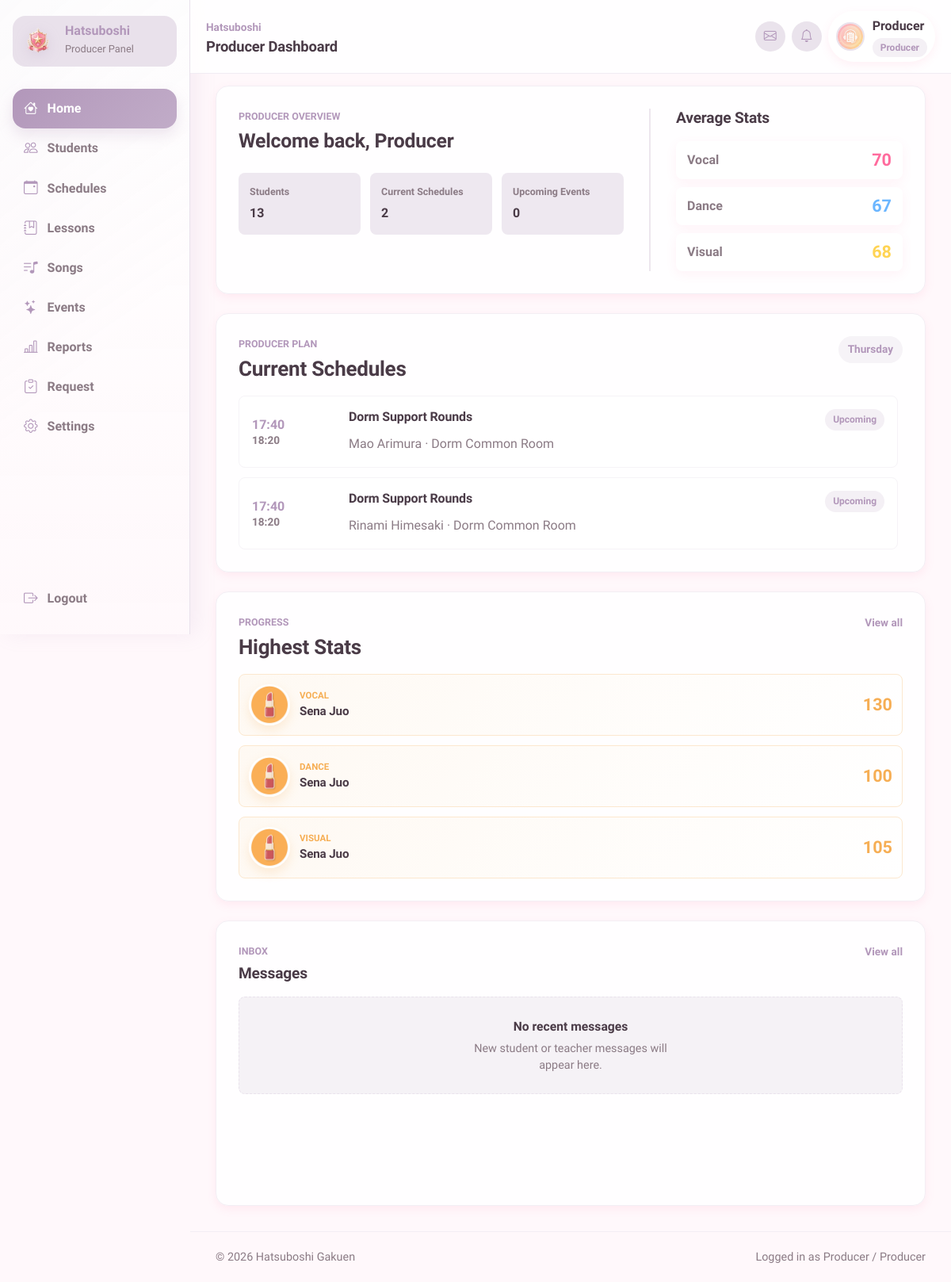
The page /producer/dashboard.php (signed in) on the database its author committed.
### tables this page shows
CREATE TABLE `users` (
  `id` int(11) NOT NULL,
  `username` varchar(50) NOT NULL,
  `password` varchar(255) NOT NULL,
  `role` enum('admin','producer','teacher','student') NOT NULL,
  `avatar` varchar(255) DEFAULT NULL,
  `is_active` tinyint(1) NOT NULL DEFAULT 1,
  `created_at` datetime NOT NULL DEFAULT current_timestamp(),
  `updated_at` datetime NOT NULL DEFAULT current_timestamp() ON UPDATE current_timestamp(),
  `last_login` datetime DEFAULT NULL,
  `theme_primary_color` varchar(20) DEFAULT '#FF6B9D',
  `theme_secondary_color` varchar(20) DEFAULT '#FFB3D1'
);

CREATE TABLE `recurring_schedules` (
  `id` int(11) NOT NULL,
  `student_id` int(11) NOT NULL,
  `weekday` tinyint(4) NOT NULL,
  `activity_type` varchar(50) NOT NULL,
  `title` varchar(100) NOT NULL,
  `description` text DEFAULT NULL,
  `start_time` time NOT NULL,
  `end_time` time NOT NULL,
  `location` varchar(100) DEFAULT NULL,
  `created_by` int(11) DEFAULT NULL,
  `is_active` tinyint(1) NOT NULL DEFAULT 1,
  `created_at` datetime NOT NULL DEFAULT current_timestamp(),
  `updated_at` datetime NOT NULL DEFAULT current_timestamp() ON UPDATE current_timestamp()
);

CREATE TABLE `students` (
  `id` int(11) NOT NULL,
  `user_id` int(11) NOT NULL,
  `name` varchar(100) NOT NULL,
  `name_jp` varchar(100) DEFAULT NULL,
  `birthday` date DEFAULT NULL,
  `zodiac` varchar(30) DEFAULT NULL,
  `blood_type` char(2) DEFAULT NULL,
  `height` int(11) DEFAULT NULL,
  `weight` int(11) DEFAULT NULL,
  `three_size` varchar(20) DEFAULT NULL,
  `hometown` varchar(50) DEFAULT NULL,
  `hobbies` text DEFAULT NULL,
  `special_skill` text DEFAULT NULL,
  `school_year` varchar(20) DEFAULT NULL,
  `rank` varchar(10) GENERATED ALWAYS AS (case when (`vocal` + `dance` + `visual`) * 2.3 >= 35000 then 'S5' when (`vocal` + `dance` + `visual`) * 2.3 >= 26000 then 'S4' when (`vocal` + `dance` + `visual`) * 2.3 >= 23000 then 'SSS+' when (`vocal` + `dance` + `visual`) * 2.3 >= 20000 then 'SSS' when (`vocal` + `dance` + `visual`) * 2.3 >= 16000 then 'SS' when (`vocal` + `dance` + `visual`) * 2.3 >= 14500 then 'S+' when (`vocal` + `dance` + `visual`) * 2.3 >= 13000 then 'S' when (`vocal` + `dance` + `visual`) * 2.3 >= 12000 then 'A+' when (`vocal` + `dance` + `visual`) * 2.3 >= 11000 then 'A' when (`vocal` + `dance` + `visual`) * 2.3 >= 10000 then 'B+' when (`vocal` + `dance` + `visual`) * 2.3 >= 9000 then 'B' when (`vocal` + `dance` + `visual`) * 2.3 >= 7500 then 'C+' when (`vocal` + `dance` + `visual`) * 2.3 >= 6500 then 'C' when (`vocal` + `dance` + `visual`) * 2.3 >= 5000 then 'D' when (`vocal` + `dance` + `visual`) * 2.3 >= 3000 then 'E' else 'Debut' end) STORED,
  `vocal` int(11) NOT NULL DEFAULT 0,
  `dance` int(11) NOT NULL DEFAULT 0,
  `visual` int(11) NOT NULL DEFAULT 0,
  `bio` text DEFAULT NULL,
  `producer_id` int(11) DEFAULT NULL,
  `producer_status` enum('active','removal_pending','released','unassigned') DEFAULT 'unassigned',
  `created_at` datetime NOT NULL DEFAULT current_timestamp(),
  `updated_at` datetime NOT NULL DEFAULT current_timestamp() ON UPDATE current_timestamp()
);

### producer/dashboard.php (the view, shortened to what this page needs)
<?php
require_once '../config/database.php';
$stmt = $pdo->prepare(
    'SELECT id, username, theme_primary_color, theme_secondary_color
     FROM users
     WHERE id = ?
       AND role = ?
     LIMIT 1'
);
$stmt->execute([$_SESSION['id'], 'producer']);
$producer = $stmt->fetch();
$weekday = (int) date('N');
$producer_id = (int) $producer['id'];
$student_count_stmt = $pdo->prepare('SELECT COUNT(*) FROM students WHERE producer_id = ?');
$student_count_stmt->execute([$producer_id]);
$dashboard_counts = [
    'students' => (int) $student_count_stmt->fetchColumn(),
    'current_schedules' => 0,
    'upcoming_events' => (int) $pdo->query('SELECT COUNT(*) FROM events WHERE date >= NOW()')->fetchColumn(),
];
$average_stmt = $pdo->prepare(
    'SELECT
        COALESCE(ROUND(AVG(vocal)), 0) AS vocal,
        COALESCE(ROUND(AVG(dance)), 0) AS dance,
        COALESCE(ROUND(AVG(visual)), 0) AS visual
     FROM students
     WHERE producer_id = ?'
);
$average_stmt->execute([$producer_id]);
$average_stats = $average_stmt->fetch() ?: ['vocal' => 0, 'dance' => 0, 'visual' => 0];
$schedule_stmt = $pdo->prepare(
    'SELECT
        rs.activity_type,
        rs.title,
        rs.start_time,
        rs.end_time,
        rs.location,
        s.name AS student_name
     FROM recurring_schedules rs
     INNER JOIN students s ON s.id = rs.student_id
     WHERE rs.weekday = ?
       AND rs.is_active = 1
       AND rs.start_time <= CURTIME()
       AND rs.end_time >= CURTIME()
       AND s.producer_id = ?
     ORDER BY rs.start_time, s.name'
);
$schedule_stmt->execute([$weekday, $producer_id]);
$current_schedules = $schedule_stmt->fetchAll();
$dashboard_counts['current_schedules'] = count($current_schedules);
$top_students = [];
$stat_labels = [
    'vocal' => 'Vocal',
    'dance' => 'Dance',
    'visual' => 'Visual',
];
foreach ($stat_labels as $stat_key => $stat_label) {
    $top_stat_stmt = $pdo->prepare(
        'SELECT
            s.name,
            s.' . $stat_key . ' AS stat_value,
            u.avatar,
            u.theme_primary_color,
            u.theme_secondary_color
         FROM students s
         INNER JOIN users u ON u.id = s.user_id
         WHERE s.producer_id = ?
         ORDER BY ' . $stat_key . ' DESC, name ASC
         LIMIT 1'
    );
    $top_stat_stmt->execute([$producer_id]);
    $top_stat_student = $top_stat_stmt->fetch();
    if ($top_stat_student) {
        $top_students[] = [
            'stat_key' => $stat_key,
            'stat_label' => $stat_label,
            'name' => $top_stat_student['name'],
            'stat_value' => (int) $top_stat_student['stat_value'],
            'avatar' => $top_stat_student['avatar'] ?? '',
            'theme_primary_color' => $top_stat_student['theme_primary_color'] ?: '#FF6B9D',
            'theme_secondary_color' => $top_stat_student['theme_secondary_color'] ?: '#FFB3D1',
        ];
    }
}
$recent_messages = get_recent_conversation_previews($pdo, (int) $_SESSION['id']);
require_once '../includes/header.php';
require_once '../includes/sidebar.php';
?>
<main class="dashboard-main">
    <section class="dashboard-hero">
        <div class="student-info">
            <p class="dashboard-eyebrow">Producer Overview</p>
            <h2>
                Welcome back,
                <?= htmlspecialchars($producer['username'] ?? 'Producer', ENT_QUOTES, 'UTF-8') ?>
            </h2>
            <dl class="student-details">
                <div>
                    <dt>Students</dt>
                    <dd><?= (int) $dashboard_counts['students'] ?></dd>
                </div>
                <div>
                    <dt>Current Schedules</dt>
                    <dd><?= (int) $dashboard_counts['current_schedules'] ?></dd>
                </div>
                <div>
                    <dt>Upcoming Events</dt>
                    <dd><?= (int) $dashboard_counts['upcoming_events'] ?></dd>
                </div>
            </dl>
        </div>
        <aside class="current-stats">
            <h2>Average Stats</h2>
            <div class="stat-row vocal">
                <span>Vocal</span>
                <strong><?= (int) $average_stats['vocal'] ?></strong>
            </div>
            <div class="stat-row dance">
                <span>Dance</span>
                <strong><?= (int) $average_stats['dance'] ?></strong>
            </div>
            <div class="stat-row visual">
                <span>Visual</span>
                <strong><?= (int) $average_stats['visual'] ?></strong>
            </div>
        </aside>
    </section>
    <div class="dashboard-grid">
        <section class="today-schedule">
            <div class="section-heading">
                <div>
                    <p class="dashboard-eyebrow">Producer Plan</p>
                    <h2>Current Schedules</h2>
                </div>
                <span><?= htmlspecialchars(date('l'), ENT_QUOTES, 'UTF-8') ?></span>
            </div>
            <?php if (empty($current_schedules)): ?>
            <div class="empty-dashboard-state">
                <strong>No current schedules</strong>
                <p>None of your students have fixed lessons or activities happening right now.</p>
            </div>
            <?php else: ?>
            <div class="schedule-list scrollable-schedule-list">
                <?php $current_time = date('H:i:s'); ?>
                <?php foreach ($current_schedules as $schedule): ?>
                <?php
                if ($schedule['end_time'] < $current_time) {
                    $schedule_status = 'Passed';
                } elseif ($schedule['start_time'] <= $current_time && $schedule['end_time'] >= $current_time) {
                    $schedule_status = 'Now';
                } else {
                    $schedule_status = 'Upcoming';
                }
                ?>
                <article class="schedule-item">
                    <time class="schedule-time">
                        <span><?= htmlspecialchars(substr($schedule['start_time'], 0, 5), ENT_QUOTES, 'UTF-8') ?></span>
                        <span><?= htmlspecialchars(substr($schedule['end_time'], 0, 5), ENT_QUOTES, 'UTF-8') ?></span>
                    </time>
                    <div class="schedule-content">
                        <div class="schedule-title-row">
                            <h3>
                                <?= htmlspecialchars($schedule['title'], ENT_QUOTES, 'UTF-8') ?>
                            </h3>
                            <span class="schedule-status <?= htmlspecialchars(strtolower($schedule_status), ENT_QUOTES, 'UTF-8') ?>">
                                <?= htmlspecialchars($schedule_status, ENT_QUOTES, 'UTF-8') ?>
                            </span>
                        </div>
                        <p>
                            <?= htmlspecialchars($schedule['student_name'], ENT_QUOTES, 'UTF-8') ?>
                            &middot;
                            <?= htmlspecialchars($schedule['location'] ?? 'No location', ENT_QUOTES, 'UTF-8') ?>
                        </p>
                    </div>
                </article>
                <?php endforeach; ?>
            </div>
            <?php endif; ?>
        </section>
        <aside class="dashboard-side-panel">
            <section class="stats-preview">
                <div class="section-heading">
                    <div>
                        <p class="dashboard-eyebrow">Progress</p>
                        <h2>Highest Stats</h2>
                    </div>
                    <a href="/gakumas-sms/producer/students.php" class="panel-link">View all</a>
                </div>
                <?php if (empty($top_students)): ?>
                <div class="empty-dashboard-state compact">
                    <strong>No students yet</strong>
                    <p>Add or assign students to start tracking their progress.</p>
                </div>
                <?php else: ?>
                <div class="schedule-list">
                    <?php foreach ($top_students as $student): ?>
                    <?php
                    $profile_avatar = trim((string) ($student['avatar'] ?? ''));
                    if ($profile_avatar !== '') {
                        $avatar_path = str_replace('\\', '/', $profile_avatar);
                        if (!str_starts_with($avatar_path, '/') && !preg_match('/^https?:\/\//i', $avatar_path)) {
                            $avatar_path = '/gakumas-sms/assets/images/avatars/idols/' . rawurlencode($avatar_path);
                        }
                    } else {
                        $avatar_path = '/gakumas-sms/assets/images/avatars/default.webp';
                    }
                    ?>
                    <article class="top-stat-card <?= htmlspecialchars($student['stat_key'], ENT_QUOTES, 'UTF-8') ?>"
                        style="--student-primary: <?= htmlspecialchars($student['theme_primary_color'], ENT_QUOTES, 'UTF-8') ?>; --student-secondary: <?= htmlspecialchars($student['theme_secondary_color'], ENT_QUOTES, 'UTF-8') ?>;">
                        <img src="<?= htmlspecialchars($avatar_path, ENT_QUOTES, 'UTF-8') ?>"
                            alt="<?= htmlspecialchars($student['name'], ENT_QUOTES, 'UTF-8') ?>" class="top-stat-avatar">
                        <div class="top-stat-content">
                            <span><?= htmlspecialchars($student['stat_label'], ENT_QUOTES, 'UTF-8') ?></span>
                            <h3><?= htmlspecialchars($student['name'], ENT_QUOTES, 'UTF-8') ?></h3>
                        </div>
                        <strong><?= (int) $student['stat_value'] ?></strong>
                    </article>
                    <?php endforeach; ?>
                </div>
                <?php endif; ?>
            </section>
            <section class="messages-preview">
                <div class="section-heading">
                    <div>
                        <p class="dashboard-eyebrow">Inbox</p>
                        <h2>Messages</h2>
                    </div>
                    <a href="/gakumas-sms/messages/inbox.php" class="panel-link">View all</a>
                </div>
                <?php if (empty($recent_messages)): ?>
                <div class="empty-dashboard-state compact">
                    <strong>No recent messages</strong>
                    <p>New student or teacher messages will appear here.</p>
                </div>
                <?php endif; ?>
            </section>
        </aside>
    </div>
</main>
<?php require_once '../includes/footer.php'; ?>

### rows shown on the page
users: username "Producer"
recurring_schedules: start_time "17:40", end_time "18:20", title "Dorm Support Rounds", schedule_status "Upcoming", student.name "Mao Arimura", location "Dorm Common Room"
recurring_schedules: start_time "17:40", end_time "18:20", title "Dorm Support Rounds", schedule_status "Upcoming", student.name "Rinami Himesaki", location "Dorm Common Room"
students: user+name (picture), stat_label "VOCAL", name "Sena Juo", vocal "130", stat_label "DANCE", dance "100", stat_label "VISUAL", visual "105"

### other values the page prints
$page_title "Producer Dashboard"
$username "Producer"
$role_label "Producer"
$panel_label "Producer Panel"
$item['label'] "Home"
$item['label'] "Students"
$item['label'] "Schedules"
$item['label'] "Lessons"
$item['label'] "Songs"
$item['label'] "Events"
$item['label'] "Reports"
$item['label'] "Request"
$item['label'] "Settings"
$dashboard_counts['students'] "13"
$dashboard_counts['current_schedules'] "2"
